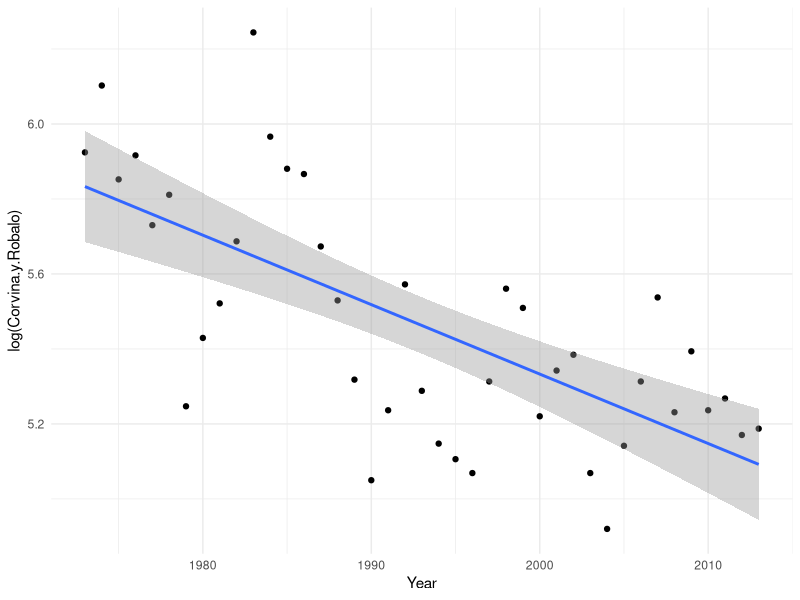
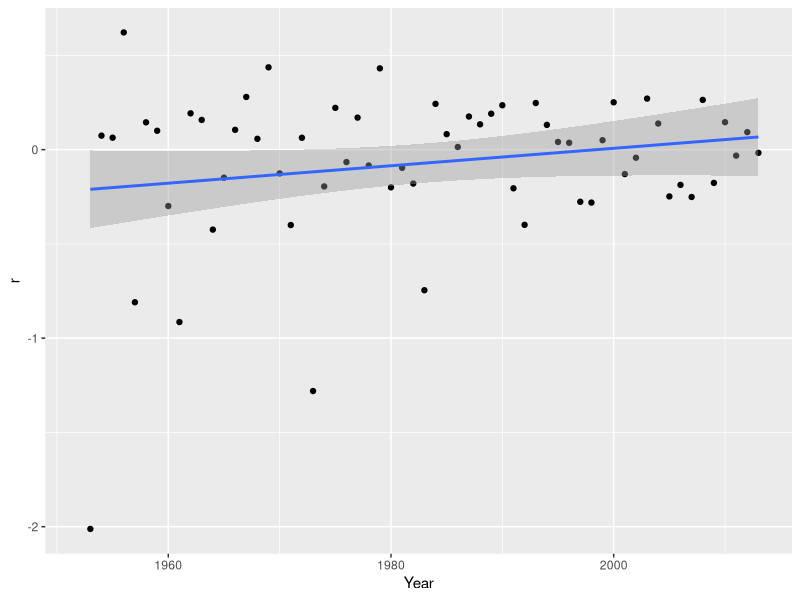

Write R code to recreate these figures, in order.
## ---- chunk 1
knitr::opts_chunk$set(echo = TRUE)

library(tidyverse)
library(mgcv)
## ---- chunk 2

incopesca <- read_csv("./data/catch_1952_2013.csv")


## ---- chunk 3
I2 = incopesca %>%
  filter(Year > 1972) %>%
  mutate(N_tm1 = lag(Corvina.y.Robalo))
  

ggplot(I2, aes(y = log(Corvina.y.Robalo), x = Year)) +
  geom_point()+
  stat_smooth(method = "lm") +
  theme_minimal()
    
    #data = I2,  method = "gam", formula = y ~ s(x))

## ---- chunk 4
# catch_gam = gam( Corvina.y.Robalo ~ s(Year), data = I2)
# 
# summary(catch_gam)
# 

mod2 <- nls( Corvina.y.Robalo  ~ exp(a + b * (Year-1971)), data = I2, start = list(a = 0, b = 0))

summary(mod2)




mod3 = lm(log(Corvina.y.Robalo) ~ Year, data = I2)

summary(mod3)

confint(mod3)
## ---- chunk 5
#Changes in r over time

Year <- incopesca$Year
lag_Year <- Year-1
pop <- incopesca$Corvina.y.Robalo
lag_pop <- incopesca$Corvina.y.Robalo[match(lag_Year, incopesca$Year)]
r<-(lag_pop - pop)/lag_pop

plot <- data.frame(Year, r)

ggplot(plot, aes(y = r, x = Year)) +
  geom_point()+
  stat_smooth(method = "lm") 

linear_r <- lm(r ~ Year)
confint(linear_r)
